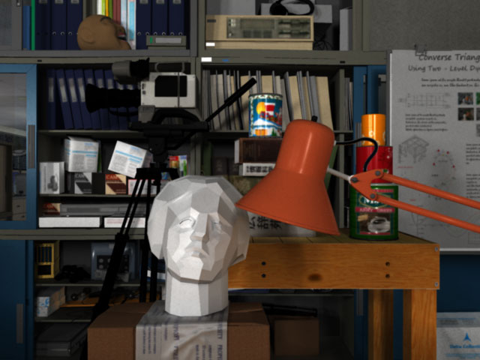
#> input picture 01-histogram-equalization/input_img.png, 480 x 360 px
$ python global_hist_eq.py
#> lines starting #> are read from the running program, lines starting #| are printed output that depends on the picture
# Dimitrios Ioannidis
from PIL import Image
import numpy as np
import matplotlib.pyplot as plt


def get_equalization_transform_of_img(img_array: np.ndarray):
    # We assume that the input image is an 8-bit grayscale image
    histogram = compute_histogram(img_array) # compute the image's histogram
    cdf = np.cumsum(histogram) # compute the image's cumulative distribution function
    cdf_normalized = cdf / cdf.max() # normalize it to [0, 1]

    equalization_transform = np.round(cdf_normalized * 255) # from theory: y_k = round(cdf_k * L-1)

    return equalization_transform

def perform_global_hist_equalization(img_array: np.ndarray):
    equalization_transform = get_equalization_transform_of_img(img_array)

    equalized_img_array_flat = equalization_transform[img_array.flatten()] # indexing the equalization transform with the img_array. This will map each pixel value to its equalized value.
    equalized_img_array = equalized_img_array_flat.reshape(img_array.shape) # reshape the flat array back to the original image shape

    return equalized_img_array


# Function to compute the histogram of an image - returns an array with the number of pixels that have each intensity value
def compute_histogram(img_array):
    histogram = np.zeros(256)

    for pixel in img_array.flatten():
        # Increment the count for the current pixel value
        histogram[int(pixel)] += 1

    return histogram


# ----------------------------------------------------------------------------------------------------------------------------------


# FOR TESTING
if __name__ == "__main__":
    # Set the filepath to the image file
    filename = "input_img.png"
    # Read image
    img = Image.open(fp=filename)
#> img is the input picture: PIL image 480x360 RGB; mean R, G, B 72.8, 63.2, 56.4

    # Keep only the Luminance component of the image
    # This converts the image to an 8-bit grayscale image (256 different luminance values)
    bw_img = img.convert("L")
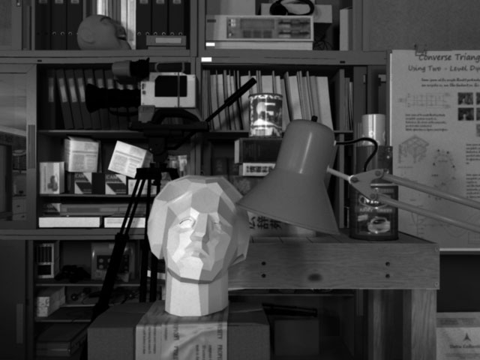
#> bw_img: PIL image 480x360 L; min 0, max 255, mean 65.3
    img_array = np.array(bw_img)

    # Apply the equalization transform to the image
    equalized_img_array = perform_global_hist_equalization(img_array)
#> the loop in compute_histogram, `for pixel in img_array.flatten():` made 172800 passes
#> pixel on passes 1 to 3: 58, 56, 56
#> after the loop in compute_histogram, `for pixel in img_array.flatten():`: histogram = 256 values, max 2821 at index 25, min 3 at index 247, mean 675
#> in get_equalization_transform_of_img, `cdf = np.cumsum(histogram) # compute the image's cumulative distributi..`: cdf = 256 values from 2038 to 172800
#> in get_equalization_transform_of_img, `cdf_normalized = cdf / cdf.max()`: cdf_normalized = 256 values from 0.0118 to 1
#> in get_equalization_transform_of_img, `equalization_transform = np.round(cdf_normalized * 255)`: equalization_transform = 256 values from 3 to 255
#> in perform_global_hist_equalization, `equalized_img_array = equalized_img_array_flat.reshape(img_array.shape)`:
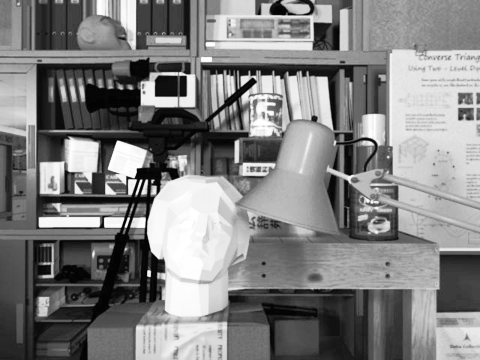
#> equalized_img_array: shape (360, 480) float64; min 3, max 255, mean 128.4

    # Compute the histograms
    histogram = compute_histogram(img_array)
#> the loop in compute_histogram (call 2), `for pixel in img_array.flatten():` made 172800 passes
    cdf = np.cumsum(histogram)
#> cdf = 256 values from 2038 to 172800
    equalized_histogram = compute_histogram(equalized_img_array)
#> equalized_histogram = 256 values, max 2821 at index 64, min 0 at index 0, mean 675
    equalized_cdf = np.cumsum(equalized_histogram)
#> equalized_cdf = 256 values from 0 to 172800

    bins = np.arange(256) # bins for the histogram plotting
    # Plot the original and equalized histograms
    fig, axs = plt.subplots(2, 3, figsize=(15, 10))
    fig.suptitle('Global Histogram Equalization')

    axs[0, 0].imshow(img_array, cmap='gray', vmin=0, vmax=255)
    axs[0, 0].set_title('Original Image')
    axs[0, 1].bar(bins, histogram, width=1, label='Histogram')
    axs[0, 1].set_title('Original Histogram')
    axs[0, 2].bar(bins, histogram/histogram.max(), width=1, label='Normalized Histogram')
    axs[0, 2].plot(bins, cdf/cdf.max(), color='r', label='CDF')
    axs[0, 2].set_title('Normalized Original Histogram and CDF')
    axs[0, 2].legend()

    axs[1, 0].imshow(equalized_img_array, cmap='gray', vmin=0, vmax=255)
    axs[1, 0].set_title('Equalized Image')
    axs[1, 1].bar(bins, equalized_histogram, width=1, label='Histogram')
    axs[1, 1].set_title('Equalized Histogram')
    axs[1, 2].bar(bins, equalized_histogram/equalized_histogram.max(), width=1, label='Normalized Histogram')
    axs[1, 2].plot(bins, equalized_cdf/equalized_cdf.max(), color='r', label='CDF')
    axs[1, 2].set_title('Normalized Equalized Histogram and CDF')
    axs[1, 2].legend()

    plt.show()
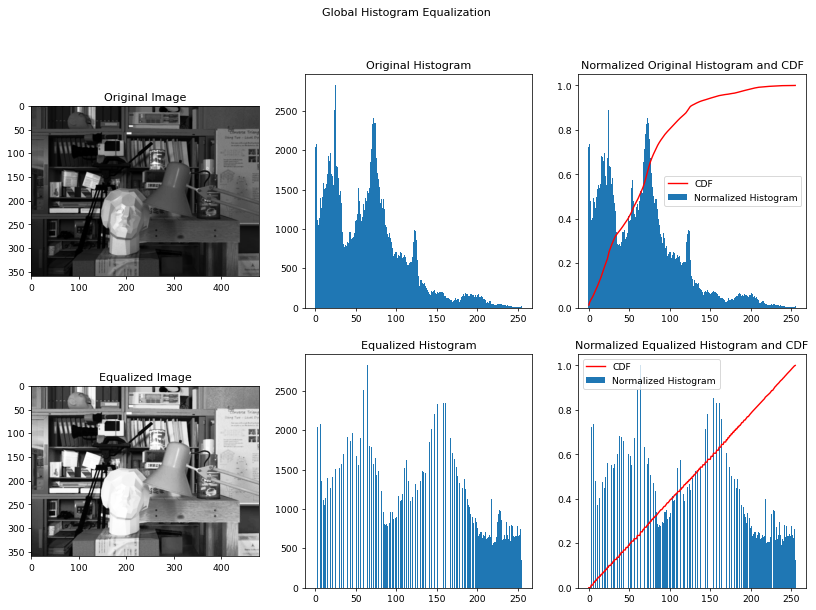
#> figure drawn by matplotlib, 6 panels; panel 2: tallest bar 2821 high, from x = 24.5 to 25.5; panel 3: tallest bar 1 high, from x = 24.5 to 25.5; panel 3: curve peaks at x = 255, y = 1; panel 5: tallest bar 2821 high, from x = 63.5 to 64.5
